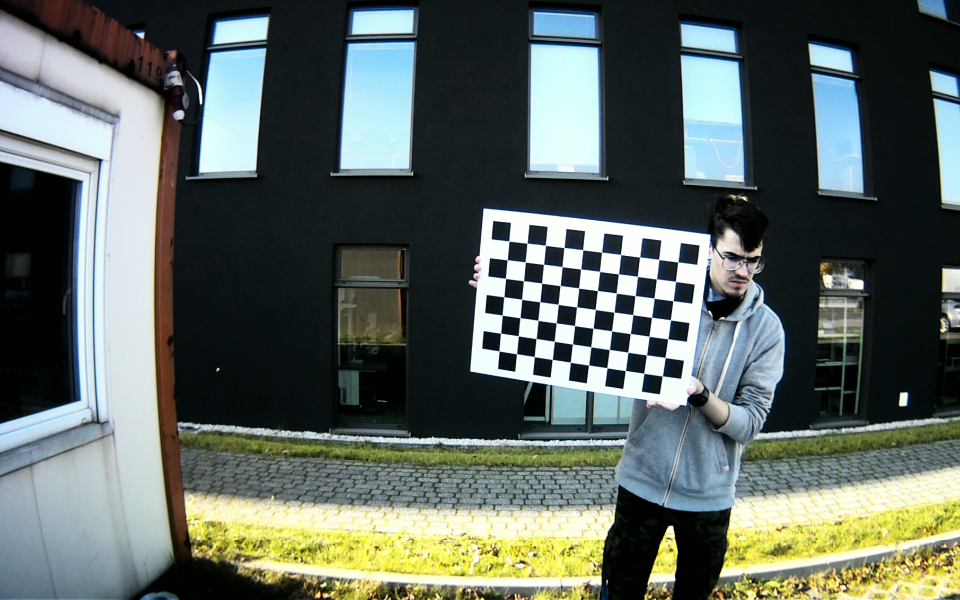
#> input picture kolos/kolokwium-zestaw/left/1.png, 1920 x 1200 px (shown at 1/2 size); its folder holds 4 pictures in this run
$ python zadanie1.py
#> lines starting #> are read from the running program, lines starting #| are printed output that depends on the picture; pictures that were not available may be replaced by others from this repository, and a replacement may not be noted
import cv2 as cv
import numpy as np
import glob
import json

# Define the chessboard size
chessboard_size = (10, 7)

# Prepare object points (0,0,0), (1,0,0), (2,0,0) ....,(9,6,0)
objp = np.zeros((chessboard_size[0] * chessboard_size[1], 3), np.float32)
objp[:, :2] = np.mgrid[0:chessboard_size[0], 0:chessboard_size[1]].T.reshape(-1, 2)

# Arrays to store object points and image points from all the images
objpoints = []  # 3d point in real world space
imgpoints_left = []  # 2d points in image plane for left camera
imgpoints_right = []  # 2d points in image plane for right camera

# Load images
print("Loading images...")
images_left = sorted(glob.glob('kolos/kolokwium-zestaw/left/*.png'))
images_right = sorted(glob.glob('kolos/kolokwium-zestaw/right/*.png'))

print(f"Found {len(images_left)} left images and {len(images_right)} right images.")

# Zadanie 1.3: Save the list of files used for calibration
calibration_files = {
    "left_images": images_left,
    "right_images": images_right
}
with open('kolos/calibration_files.json', 'w') as f:
    json.dump(calibration_files, f)

# Function to find chessboard corners
def findChessboardCorners(image, chessboard_size):
    gray = cv.cvtColor(image, cv.COLOR_BGR2GRAY)
    ret, corners = cv.findChessboardCorners(gray, chessboard_size, None)
    if ret:
        criteria = (cv.TERM_CRITERIA_EPS + cv.TERM_CRITERIA_MAX_ITER, 30, 0.001)
        corners = cv.cornerSubPix(gray, corners, (11, 11), (-1, -1), criteria)
    return ret, corners

# Function to calibrate camera
def calibrateCamera(objpoints, imgpoints, image_shape):
    ret, mtx, dist, rvecs, tvecs = cv.calibrateCamera(objpoints, imgpoints, image_shape, None, None)
    return ret, mtx, dist, rvecs, tvecs

# Find chessboard corners
for img_left, img_right in zip(images_left, images_right):
    print(f"Processing pair: {img_left} and {img_right}")
    imgL = cv.imread(img_left)
#> imgL is the input picture: shape (1200, 1920, 3); mean B, G, R 98.5, 105, 95.2
    imgR = cv.imread(img_right)
    grayL = cv.cvtColor(imgL, cv.COLOR_BGR2GRAY)
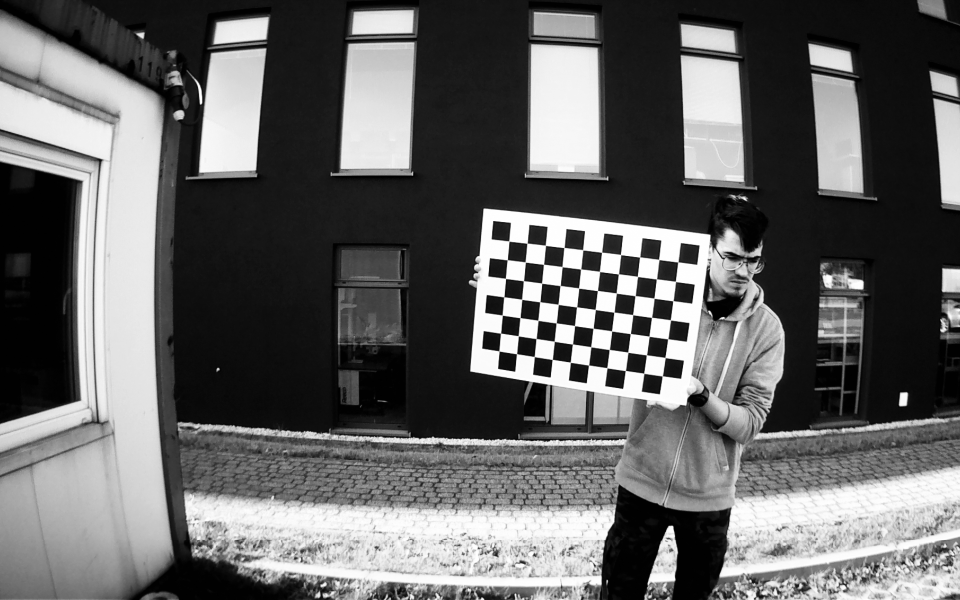
#> grayL: shape (1200, 1920) (shown at 1/2 size); min 0, max 255, mean 101.3
    grayR = cv.cvtColor(imgR, cv.COLOR_BGR2GRAY)

    # Find the chessboard corners
    retL, cornersL = findChessboardCorners(imgL, chessboard_size)
#> in findChessboardCorners, `ret, corners = cv.findChessboardCorners(gray, chessboard_size, None)`: ret = True; corners = 70 rows, first 8: [1018.3, 482.5], [1054.5, 486.9], [1091.2, 491], [1128.4, 495.5], [1166, 500.4], [1203.8, 504.8], [1241.5, 509.5], [1279.7, 514.6]
#> in findChessboardCorners, `corners = cv.cornerSubPix(gray, corners, (11, 11), (-1, -1), criteria)`: corners = 70 rows, first 8: [1018.2, 482.6], [1054.6, 486.7], [1091.2, 491.2], [1128.5, 495.5], [1166, 500.1], [1203.7, 504.9], [1241.6, 509.6], [1279.7, 514.5]
#> retL = True; cornersL has the same summary as corners in findChessboardCorners
    retR, cornersR = findChessboardCorners(imgR, chessboard_size)
#> in findChessboardCorners (call 2), `ret, corners = cv.findChessboardCorners(gray, chessboard_size, None)`: corners = 70 rows, first 8: [1018.3, 482.5], [1054.5, 486.9], [1091.2, 491], [1128.4, 495.5], [1166, 500.4], [1203.8, 504.8], [1241.5, 509.5], [1279.7, 514.6]
#> in findChessboardCorners (call 2), `corners = cv.cornerSubPix(gray, corners, (11, 11), (-1, -1), criteria)`: corners = 70 rows, first 8: [1018.2, 482.6], [1054.6, 486.7], [1091.2, 491.2], [1128.5, 495.5], [1166, 500.1], [1203.7, 504.9], [1241.6, 509.6], [1279.7, 514.5]
#> retR = True; cornersR has the same summary as corners in findChessboardCorners

    if retL and retR:
        objpoints.append(objp)
        imgpoints_left.append(cornersL)
        imgpoints_right.append(cornersR)

# Calibrate the left and right cameras
print("Calibrating left camera...")
retL, mtxL, distL, rvecsL, tvecsL = calibrateCamera(objpoints, imgpoints_left, grayL.shape[::-1])
#> in calibrateCamera, `ret, mtx, dist, rvecs, tvecs = cv.calibrateCamera(objpoints, imgpoints..`: ret = 0.0885; mtx = [[1407.4, 0, 856.1], [0, 1478.7, 582.9], [0, 0, 1]]; dist = [[-0.389, -0.602, 0.00392, 0.0464, 2.5]]; rvecs = ([0.189, 0.304, 0.101],); tvecs = ([4.44, -2.63, 38.93],)
#> retL = 0.0885; mtxL has the same summary as mtx in calibrateCamera; distL = [[-0.389, -0.602, 0.00392, 0.0464, 2.5]]; rvecsL = ([0.189, 0.304, 0.101],); tvecsL = ([4.44, -2.63, 38.93],)
print("Calibrating right camera...")
retR, mtxR, distR, rvecsR, tvecsR = calibrateCamera(objpoints, imgpoints_right, grayR.shape[::-1])
#> retR = 0.0885; mtxR has the same summary as mtx in calibrateCamera; distR = [[-0.389, -0.602, 0.00392, 0.0464, 2.5]]; rvecsR = ([0.189, 0.304, 0.101],); tvecsR = ([4.44, -2.63, 38.93],)

# Zadanie 1.1: Save intrinsic parameters
print("Saving intrinsic parameters...")
calibration_data_left = {
    "camera_matrix": mtxL.tolist(),
    "distortion_coefficients": distL.tolist()
}
#> calibration_data_left = {'camera_matrix': [[1407.4, 0, 856.1], [0, 1478.7, 582.9], [0, 0, 1]], 'distortion_coefficients': [[-0.389, -0.602, 0.00392, 0.0464, 2.5]]}
with open('kolos/calibration_data_left.json', 'w') as f:
    json.dump(calibration_data_left, f)

calibration_data_right = {
    "camera_matrix": mtxR.tolist(),
    "distortion_coefficients": distR.tolist()
}
#> calibration_data_right has the same summary as calibration_data_left
with open('kolos/calibration_data_right.json', 'w') as f:
    json.dump(calibration_data_right, f)

print("Intrinsic parameters saved.")

# Zadanie 1.2: Save distortion coefficients
print("Saving distortion coefficients...")
distortion_coefficients = {
    "left_camera": {
        "k1": distL[0][0],
        "k2": distL[0][1],
        "p1": distL[0][2],
        "p2": distL[0][3],
        "k3": distL[0][4]
    },
    "right_camera": {
        "k1": distR[0][0],
        "k2": distR[0][1],
        "p1": distR[0][2],
        "p2": distR[0][3],
        "k3": distR[0][4]
    }
}
with open('kolos/distortion_coefficients.json', 'w') as f:
    json.dump(distortion_coefficients, f)

print("Distortion coefficients saved.")

# Zadanie 1.4: Undistort a selected frame from both cameras
selected_frame_left = images_left[0]
selected_frame_right = images_right[0]

print(f"Undistorting selected frames: {selected_frame_left} and {selected_frame_right}")

imgL = cv.imread(selected_frame_left)
imgR = cv.imread(selected_frame_right)

hL, wL = imgL.shape[:2]
#> hL = 1200; wL = 1920
newcameramtxL, roiL = cv.getOptimalNewCameraMatrix(mtxL, distL, (wL, hL), 0.1, (wL, hL))
#> newcameramtxL = [[1725.3, 0, 1210.7], [0, 2521.5, 596.4], [0, 0, 1]]; roiL = (2, 30, 1883, 1137)
undistortedL = cv.undistort(imgL, mtxL, distL, None, newcameramtxL)
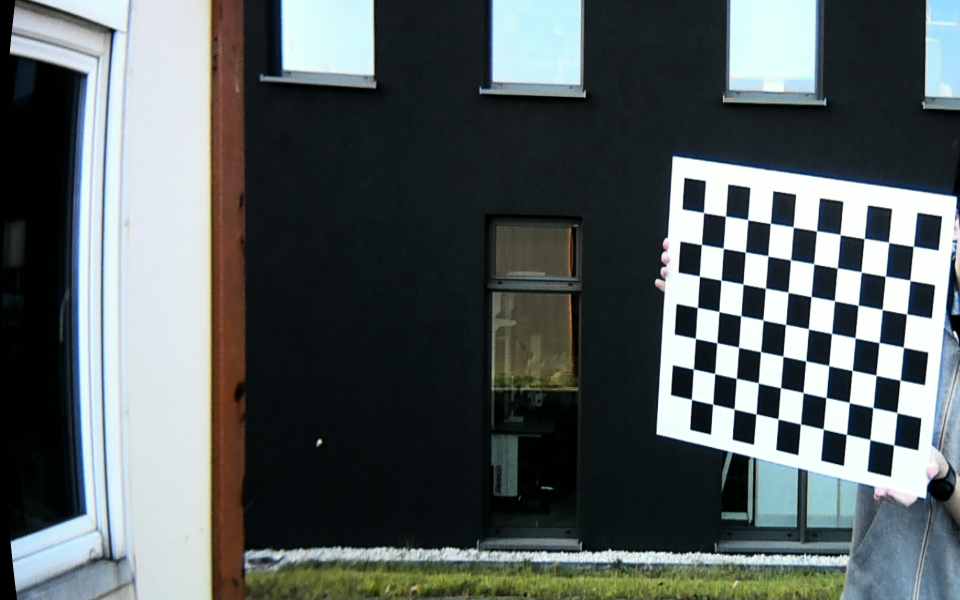
#> undistortedL: shape (1200, 1920, 3) (shown at 1/2 size); mean B, G, R 95.9, 95.5, 87

hR, wR = imgR.shape[:2]
#> hR = 1200; wR = 1920
newcameramtxR, roiR = cv.getOptimalNewCameraMatrix(mtxR, distR, (wR, hR), 0.1, (wR, hR))
#> newcameramtxR has the same summary as newcameramtxL; roiR = (2, 30, 1883, 1137)
undistortedR = cv.undistort(imgR, mtxR, distR, None, newcameramtxR)

# Verify the ROI and adjust if necessary
xL, yL, wL, hL = roiL
#> xL = 2; yL = 30; wL = 1883; hL = 1137
if roiL != (0, 0, 0, 0):
    undistortedL = undistortedL[yL:yL+hL, xL:xL+wL]
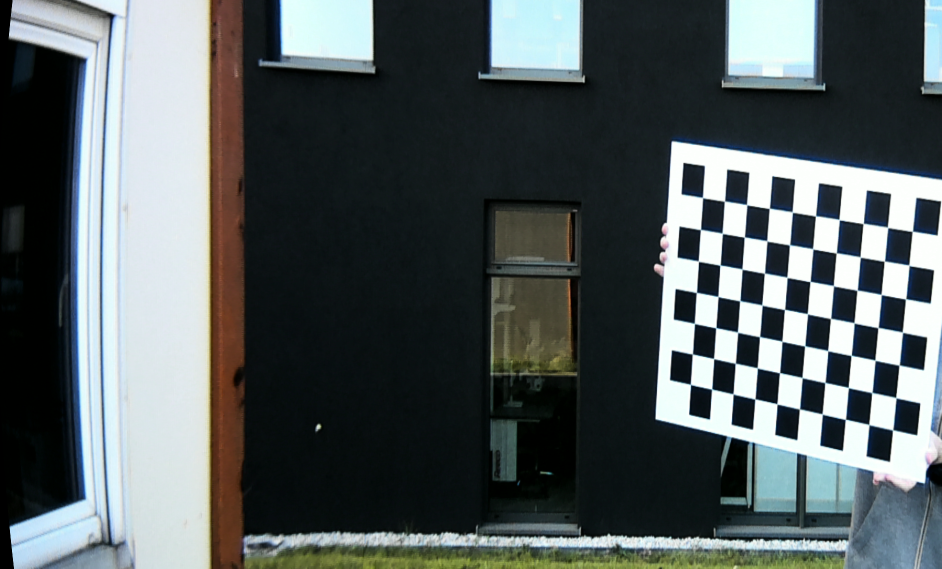
#> undistortedL: shape (1137, 1883, 3) (shown at 1/2 size); mean B, G, R 94.1, 93.1, 85.1

xR, yR, wR, hR = roiR
#> xR = 2; yR = 30; wR = 1883; hR = 1137
if roiR != (0, 0, 0, 0):
    undistortedR = undistortedR[yR:yR+hR, xR:xR+wR]

# Save the undistorted images
cv.imwrite('kolos/undistorted_left.png', undistortedL)
cv.imwrite('kolos/undistorted_right.png', undistortedR)

print(f"Undistorted images saved as kolos/undistorted_left.png and kolos/undistorted_right.png")

# Brief description of intrinsic parameters
description = """
Parametry wewnętrzne kamery obejmują macierz kamery i współczynniki dystorsji.
- Macierz kamery (mtx) zawiera ogniskowe (fx, fy) i środek optyczny (cx, cy) kamery.
  Jest reprezentowana jako:
      [ fx  0  cx ]
      [  0  fy  cy ]
      [  0   0   1 ]
- Współczynniki dystorsji (dist) uwzględniają zniekształcenia soczewki, które mogą powodować, że proste linie wydają się zakrzywione na obrazie.
  Te współczynniki są używane do korekcji zniekształceń na obrazach.
"""

print(description)
